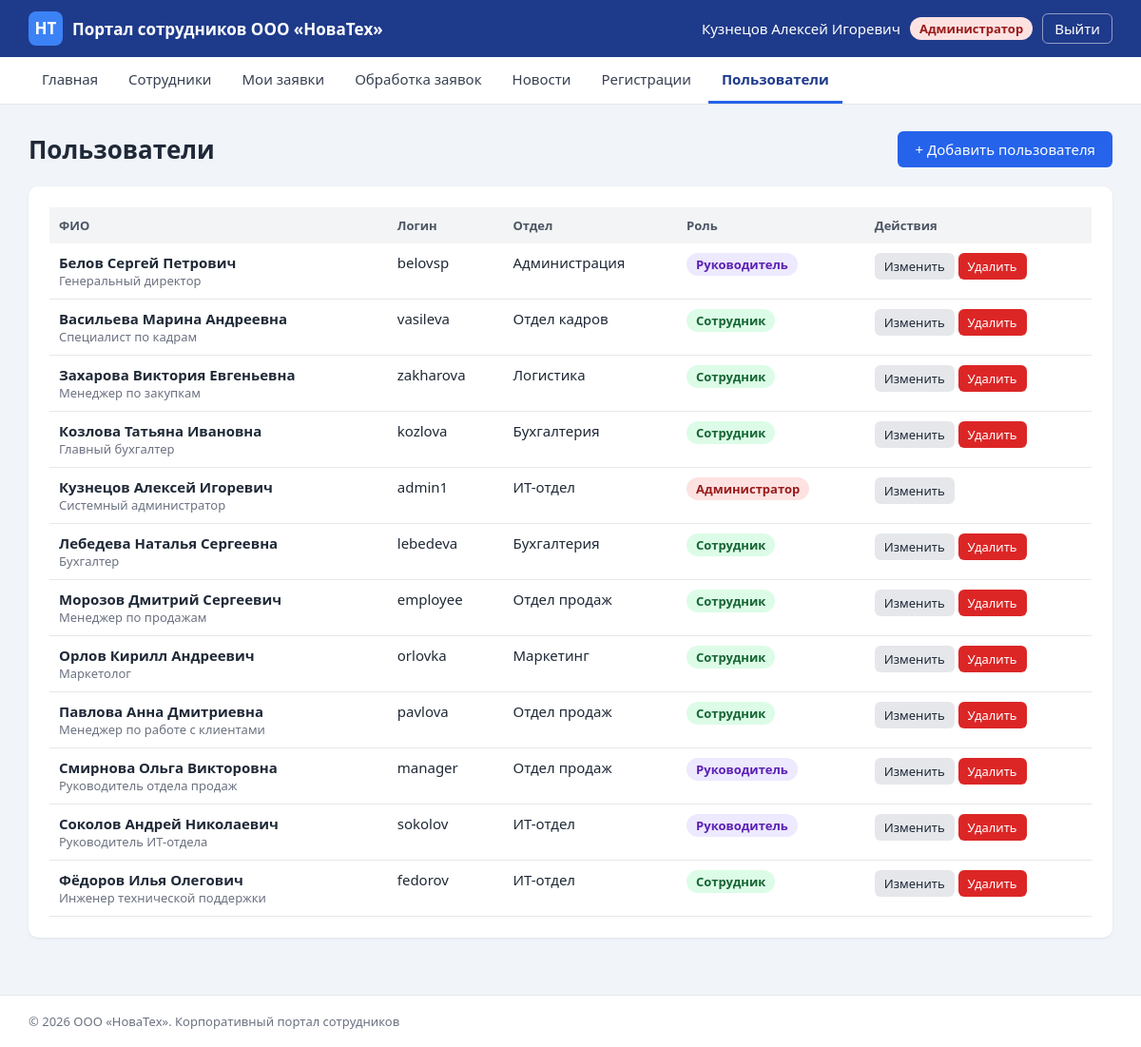
The page /admin/users.php (signed in) on the database its author committed.
### tables this page shows
CREATE TABLE users (
    id INT AUTO_INCREMENT PRIMARY KEY,
    login VARCHAR(50) NOT NULL UNIQUE,
    password VARCHAR(255) NOT NULL,
    full_name VARCHAR(150) NOT NULL,
    position VARCHAR(100),
    department VARCHAR(100),
    email VARCHAR(100),
    phone VARCHAR(30),
    role ENUM('admin', 'manager', 'employee') NOT NULL DEFAULT 'employee',
    is_approved TINYINT(1) NOT NULL DEFAULT 0,
    created_at TIMESTAMP DEFAULT CURRENT_TIMESTAMP
);

### includes/functions.php (called while the page is built, shortened)
<?php
$role_names = [
    'admin'    => 'Администратор',
    'manager'  => 'Руководитель',
    'employee' => 'Сотрудник',
];
function e($text)
{
    return htmlspecialchars($text ?? '', ENT_QUOTES, 'UTF-8');
}

### admin/users.php (the view, shortened to what this page needs)
<?php
require '../includes/config.php';
require '../includes/functions.php';
$users = $pdo->query('SELECT * FROM users WHERE is_approved = 1 ORDER BY full_name')->fetchAll();
include '../includes/header.php';
?>
<div class="page-head">
    <h1>Пользователи</h1>
    <a href="user_form.php" class="btn">+ Добавить пользователя</a>
</div>
<div class="card">
    <table>
        <tr>
            <th>ФИО</th>
            <th>Логин</th>
            <th>Отдел</th>
            <th>Роль</th>
            <th>Действия</th>
        </tr>
        <?php foreach ($users as $u): ?>
            <tr>
                <td><b><?= e($u['full_name']) ?></b><div class="muted small"><?= e($u['position']) ?></div></td>
                <td><?= e($u['login']) ?></td>
                <td><?= e($u['department']) ?></td>
                <td><span class="role role-<?= e($u['role']) ?>"><?= e($role_names[$u['role']]) ?></span></td>
                <td class="nowrap">
                    <a href="user_form.php?id=<?= $u['id'] ?>" class="btn btn-small btn-light">Изменить</a>
                    <?php if ($u['id'] != $_SESSION['user_id']): ?>
                        <form method="post" class="inline" onsubmit="return confirm('Удалить пользователя?')">
                            <button class="btn btn-small btn-red">Удалить</button>
                        </form>
                    <?php endif; ?>
                </td>
            </tr>
        <?php endforeach; ?>
    </table>
</div>
<?php include '../includes/footer.php'; ?>

### style/style.css (style rules this page uses)
* { box-sizing: border-box; }
html { height: 100%; }
body { min-height: 100vh; display: flex; flex-direction: column; margin: 0; font-family: "Segoe UI", Arial, sans-serif; font-size: 15px; color: #1f2937; background: #f1f4f9; }
a { color: #2563eb; text-decoration: none; }
h1 { font-size: 26px; margin: 0 0 20px; }
.muted { color: #6b7280; }
.small { font-size: 13px; }
.nowrap { white-space: nowrap; }
.card { background: #fff; border-radius: 10px; padding: 22px; margin-bottom: 20px; box-shadow: 0 1px 3px rgba(0, 0, 0, 0.08); }
.page-head { display: flex; justify-content: space-between; align-items: center; margin-bottom: 20px; }
.page-head h1 { margin: 0; }
table { width: 100%; border-collapse: collapse; }
th { text-align: left; background: #f3f4f6; color: #4b5563; font-size: 13px; padding: 10px; }
td { padding: 10px; border-bottom: 1px solid #e5e7eb; vertical-align: top; }
form .btn { margin-top: 18px; }
form.inline { display: inline; }
form.inline .btn { margin-top: 0; }
.btn { display: inline-block; padding: 9px 18px; border: none; border-radius: 6px; background: #2563eb; color: #fff; font-size: 15px; font-family: inherit; cursor: pointer; }
.btn-light { background: #e5e7eb; color: #1f2937; }
.btn-red { background: #dc2626; }
.btn-small { padding: 5px 10px; font-size: 13px; }
.status, .role { display: inline-block; padding: 3px 10px; border-radius: 20px; font-size: 13px; font-weight: 600; }
.role-admin { background: #fee2e2; color: #991b1b; }
.role-manager { background: #ede9fe; color: #5b21b6; }
.role-employee { background: #dcfce7; color: #166534; }

### rows shown on the page
users: full_name "Белов Сергей Петрович", position "Генеральный директор", login "belovsp", department "Администрация", role "Руководитель"
users: full_name "Васильева Марина Андреевна", position "Специалист по кадрам", login "vasileva", department "Отдел кадров", role "Сотрудник"
users: full_name "Захарова Виктория Евгеньевна", position "Менеджер по закупкам", login "zakharova", department "Логистика", role "Сотрудник"
users: full_name "Козлова Татьяна Ивановна", position "Главный бухгалтер", login "kozlova", department "Бухгалтерия", role "Сотрудник"
users: full_name "Кузнецов Алексей Игоревич", position "Системный администратор", login "admin1", department "ИТ-отдел", role "Администратор"
users: full_name "Лебедева Наталья Сергеевна", position "Бухгалтер", login "lebedeva", department "Бухгалтерия", role "Сотрудник"
users: full_name "Морозов Дмитрий Сергеевич", position "Менеджер по продажам", login "employee", department "Отдел продаж", role "Сотрудник"
users: full_name "Орлов Кирилл Андреевич", position "Маркетолог", login "orlovka", department "Маркетинг", role "Сотрудник"
users: full_name "Павлова Анна Дмитриевна", position "Менеджер по работе с клиентами", login "pavlova", department "Отдел продаж", role "Сотрудник"
users: full_name "Смирнова Ольга Викторовна", position "Руководитель отдела продаж", login "manager", department "Отдел продаж", role "Руководитель"
users: full_name "Соколов Андрей Николаевич", position "Руководитель ИТ-отдела", login "sokolov", department "ИТ-отдел", role "Руководитель"
users: full_name "Фёдоров Илья Олегович", position "Инженер технической поддержки", login "fedorov", department "ИТ-отдел", role "Сотрудник"

### other values the page prints
$_SESSION['full_name'] "Кузнецов Алексей Игоревич"
$role_names[$_SESSION['role']] "Администратор"
$title "Главная Сотрудники Мои заявки Обработка заявок Новости Регистрации Пользователи"
